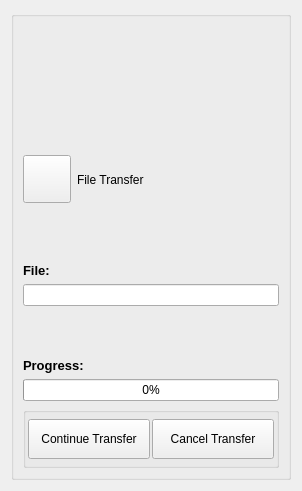
<?xml version="1.0" encoding="UTF-8"?>
<ui version="4.0">
 <class>AppletPeerSessionFileOfferUi</class>
 <widget class="QWidget" name="AppletPeerSessionFileOfferUi">
  <property name="geometry">
   <rect>
    <x>0</x>
    <y>0</y>
    <width>302</width>
    <height>491</height>
   </rect>
  </property>
  <property name="sizePolicy">
   <sizepolicy hsizetype="Expanding" vsizetype="Expanding">
    <horstretch>0</horstretch>
    <verstretch>0</verstretch>
   </sizepolicy>
  </property>
  <property name="windowTitle">
   <string>Accept File Offer</string>
  </property>
  <layout class="QVBoxLayout" name="verticalLayout">
   <item>
    <widget class="QGroupBox" name="StyledDlgItemsBox">
     <property name="sizePolicy">
      <sizepolicy hsizetype="Expanding" vsizetype="Expanding">
       <horstretch>0</horstretch>
       <verstretch>0</verstretch>
      </sizepolicy>
     </property>
     <property name="minimumSize">
      <size>
       <width>0</width>
       <height>0</height>
      </size>
     </property>
     <property name="title">
      <string/>
     </property>
     <layout class="QVBoxLayout" name="verticalLayout_2">
      <item>
       <widget class="QLabel" name="m_StatusLabel">
        <property name="text">
         <string notr="true"/>
        </property>
       </widget>
      </item>
      <item>
       <widget class="IdentWidget" name="FriendIdentWidget" native="true">
        <property name="sizePolicy">
         <sizepolicy hsizetype="Preferred" vsizetype="Fixed">
          <horstretch>0</horstretch>
          <verstretch>0</verstretch>
         </sizepolicy>
        </property>
        <property name="minimumSize">
         <size>
          <width>0</width>
          <height>50</height>
         </size>
        </property>
        <property name="maximumSize">
         <size>
          <width>16777215</width>
          <height>50</height>
         </size>
        </property>
       </widget>
      </item>
      <item>
       <layout class="QHBoxLayout" name="horizontalLayout">
        <item>
         <widget class="VxPushButton" name="PermissionButton">
          <property name="minimumSize">
           <size>
            <width>48</width>
            <height>48</height>
           </size>
          </property>
          <property name="maximumSize">
           <size>
            <width>48</width>
            <height>48</height>
           </size>
          </property>
          <property name="text">
           <string notr="true"/>
          </property>
          <property name="iconSize">
           <size>
            <width>48</width>
            <height>48</height>
           </size>
          </property>
         </widget>
        </item>
        <item>
         <widget class="QLabel" name="PermissionLabel">
          <property name="text">
           <string>File Transfer</string>
          </property>
         </widget>
        </item>
       </layout>
      </item>
      <item>
       <widget class="QLabel" name="FileNameLabel">
        <property name="sizePolicy">
         <sizepolicy hsizetype="Expanding" vsizetype="Preferred">
          <horstretch>0</horstretch>
          <verstretch>0</verstretch>
         </sizepolicy>
        </property>
        <property name="font">
         <font>
          <pointsize>10</pointsize>
          <weight>75</weight>
          <bold>true</bold>
         </font>
        </property>
        <property name="text">
         <string>File:</string>
        </property>
        <property name="alignment">
         <set>Qt::AlignBottom|Qt::AlignLeading|Qt::AlignLeft</set>
        </property>
       </widget>
      </item>
      <item>
       <widget class="QLineEdit" name="FileNameEdit">
        <property name="readOnly">
         <bool>true</bool>
        </property>
       </widget>
      </item>
      <item>
       <widget class="QLabel" name="MessageLabel">
        <property name="sizePolicy">
         <sizepolicy hsizetype="Expanding" vsizetype="Preferred">
          <horstretch>0</horstretch>
          <verstretch>0</verstretch>
         </sizepolicy>
        </property>
        <property name="font">
         <font>
          <pointsize>10</pointsize>
          <weight>75</weight>
          <bold>true</bold>
         </font>
        </property>
        <property name="text">
         <string>Progress:</string>
        </property>
        <property name="alignment">
         <set>Qt::AlignBottom|Qt::AlignLeading|Qt::AlignLeft</set>
        </property>
       </widget>
      </item>
      <item>
       <widget class="QProgressBar" name="progressBar">
        <property name="value">
         <number>0</number>
        </property>
       </widget>
      </item>
      <item>
       <widget class="QGroupBox" name="CmdButtonBox">
        <property name="title">
         <string/>
        </property>
        <layout class="QHBoxLayout" name="horizontalLayout_5">
         <property name="spacing">
          <number>2</number>
         </property>
         <property name="leftMargin">
          <number>2</number>
         </property>
         <property name="topMargin">
          <number>2</number>
         </property>
         <property name="rightMargin">
          <number>2</number>
         </property>
         <property name="bottomMargin">
          <number>2</number>
         </property>
         <item>
          <widget class="VxPushButton" name="AcceptButton">
           <property name="minimumSize">
            <size>
             <width>0</width>
             <height>40</height>
            </size>
           </property>
           <property name="text">
            <string notr="true">Continue Transfer</string>
           </property>
          </widget>
         </item>
         <item>
          <widget class="VxPushButton" name="CancelButton">
           <property name="minimumSize">
            <size>
             <width>0</width>
             <height>40</height>
            </size>
           </property>
           <property name="text">
            <string notr="true">Cancel Transfer</string>
           </property>
          </widget>
         </item>
        </layout>
       </widget>
      </item>
     </layout>
    </widget>
   </item>
  </layout>
 </widget>
 <customwidgets>
  <customwidget>
   <class>VxPushButton</class>
   <extends>QPushButton</extends>
   <header>VxPushButton.h</header>
  </customwidget>
  <customwidget>
   <class>IdentWidget</class>
   <extends>QWidget</extends>
   <header location="global">IdentWidget.h</header>
   <container>1</container>
  </customwidget>
 </customwidgets>
 <resources/>
 <connections/>
</ui>
